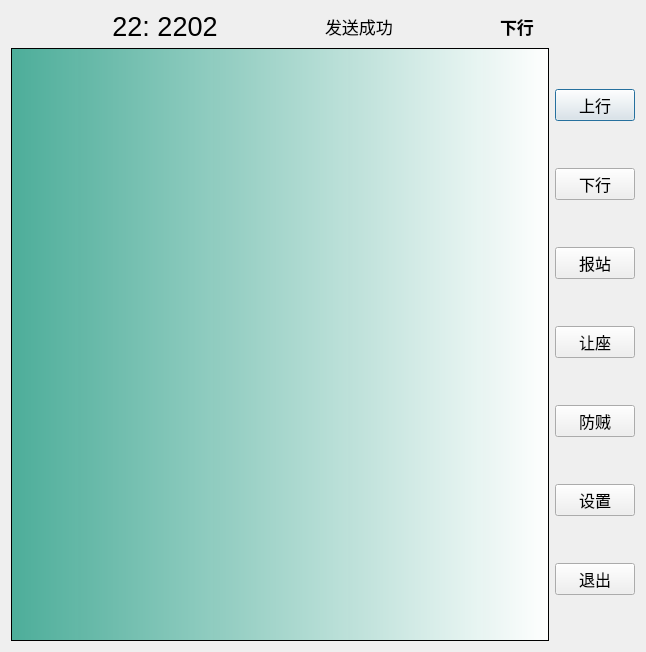
<?xml version="1.0" encoding="UTF-8"?>
<ui version="4.0">
 <class>MyDialog</class>
 <widget class="QDialog" name="MyDialog">
  <property name="geometry">
   <rect>
    <x>0</x>
    <y>0</y>
    <width>646</width>
    <height>652</height>
   </rect>
  </property>
  <property name="windowTitle">
   <string>Dialog</string>
  </property>
  <property name="styleSheet">
   <string notr="true">QDialog{
border-image:url(:/image/back_ground.png);
}
QListWidget
{
	background-color: qlineargradient(spread:pad, x1:0, y1:0, x2:1, y2:0, stop:0 rgba(74, 172, 152, 251), stop:1 rgba(255, 255, 255, 255));
}
QPuchButton
{
	background-color: rgb(170, 255, 255);
	border-style:outset;
	border-width:5px;
	border-radius:10px;
	border-color:rgba(255,255,255,30);
	font:bold 12px;
	color:rgba(0,0,0,100);
	padding:6px;
}
QPushButton:hover
{
	background-color:rgba(100,255,100,100);
	border-color:rgba(255,255,255,200);
	color:rgba(0,0,0,200);
}

QPushButton:pressed
{
	background-color: rgb(155, 206, 164);
	border-style:inset;
	color:rgba(0,0,0,100);
}</string>
  </property>
  <layout class="QVBoxLayout" name="verticalLayout_2">
   <item>
    <layout class="QHBoxLayout" name="horizontalLayout_2">
     <item>
      <spacer name="horizontalSpacer_2">
       <property name="orientation">
        <enum>Qt::Horizontal</enum>
       </property>
       <property name="sizeHint" stdset="0">
        <size>
         <width>58</width>
         <height>20</height>
        </size>
       </property>
      </spacer>
     </item>
     <item>
      <widget class="QLabel" name="label">
       <property name="sizePolicy">
        <sizepolicy hsizetype="Fixed" vsizetype="Fixed">
         <horstretch>0</horstretch>
         <verstretch>0</verstretch>
        </sizepolicy>
       </property>
       <property name="maximumSize">
        <size>
         <width>1677</width>
         <height>1677</height>
        </size>
       </property>
       <property name="font">
        <font>
         <pointsize>20</pointsize>
        </font>
       </property>
       <property name="layoutDirection">
        <enum>Qt::LeftToRight</enum>
       </property>
       <property name="text">
        <string>22: 2202</string>
       </property>
       <property name="alignment">
        <set>Qt::AlignCenter</set>
       </property>
      </widget>
     </item>
     <item>
      <spacer name="horizontalSpacer">
       <property name="orientation">
        <enum>Qt::Horizontal</enum>
       </property>
       <property name="sizeHint" stdset="0">
        <size>
         <width>40</width>
         <height>20</height>
        </size>
       </property>
      </spacer>
     </item>
     <item>
      <widget class="QLabel" name="label_3">
       <property name="font">
        <font>
         <pointsize>13</pointsize>
         <weight>50</weight>
         <bold>false</bold>
        </font>
       </property>
       <property name="text">
        <string>发送成功</string>
       </property>
      </widget>
     </item>
     <item>
      <spacer name="horizontalSpacer_4">
       <property name="orientation">
        <enum>Qt::Horizontal</enum>
       </property>
       <property name="sizeHint" stdset="0">
        <size>
         <width>40</width>
         <height>20</height>
        </size>
       </property>
      </spacer>
     </item>
     <item>
      <widget class="QLabel" name="label_2">
       <property name="font">
        <font>
         <pointsize>13</pointsize>
         <weight>75</weight>
         <italic>false</italic>
         <bold>true</bold>
         <underline>false</underline>
         <strikeout>false</strikeout>
        </font>
       </property>
       <property name="text">
        <string>下行</string>
       </property>
      </widget>
     </item>
     <item>
      <spacer name="horizontalSpacer_3">
       <property name="orientation">
        <enum>Qt::Horizontal</enum>
       </property>
       <property name="sizeHint" stdset="0">
        <size>
         <width>28</width>
         <height>20</height>
        </size>
       </property>
      </spacer>
     </item>
    </layout>
   </item>
   <item>
    <layout class="QHBoxLayout" name="horizontalLayout">
     <item>
      <widget class="QListWidget" name="listWidget"/>
     </item>
     <item>
      <layout class="QVBoxLayout" name="verticalLayout">
       <item>
        <widget class="QPushButton" name="pushButton_5">
         <property name="font">
          <font>
           <pointsize>12</pointsize>
          </font>
         </property>
         <property name="text">
          <string>上行</string>
         </property>
        </widget>
       </item>
       <item>
        <widget class="QPushButton" name="pushButton_8">
         <property name="font">
          <font>
           <pointsize>12</pointsize>
          </font>
         </property>
         <property name="text">
          <string>下行</string>
         </property>
        </widget>
       </item>
       <item>
        <widget class="QPushButton" name="pushButton_4">
         <property name="font">
          <font>
           <pointsize>12</pointsize>
          </font>
         </property>
         <property name="text">
          <string>报站</string>
         </property>
        </widget>
       </item>
       <item>
        <widget class="QPushButton" name="pushButton_6">
         <property name="font">
          <font>
           <pointsize>12</pointsize>
          </font>
         </property>
         <property name="text">
          <string>让座</string>
         </property>
        </widget>
       </item>
       <item>
        <widget class="QPushButton" name="pushButton_7">
         <property name="font">
          <font>
           <pointsize>12</pointsize>
          </font>
         </property>
         <property name="text">
          <string>防贼</string>
         </property>
        </widget>
       </item>
       <item>
        <widget class="QPushButton" name="pushButton">
         <property name="font">
          <font>
           <pointsize>12</pointsize>
          </font>
         </property>
         <property name="text">
          <string>设置</string>
         </property>
        </widget>
       </item>
       <item>
        <widget class="QPushButton" name="exit_button">
         <property name="font">
          <font>
           <pointsize>12</pointsize>
          </font>
         </property>
         <property name="text">
          <string>退出</string>
         </property>
        </widget>
       </item>
      </layout>
     </item>
    </layout>
   </item>
  </layout>
 </widget>
 <resources/>
 <connections>
  <connection>
   <sender>exit_button</sender>
   <signal>clicked()</signal>
   <receiver>MyDialog</receiver>
   <slot>close()</slot>
   <hints>
    <hint type="sourcelabel">
     <x>407</x>
     <y>492</y>
    </hint>
    <hint type="destinationlabel">
     <x>255</x>
     <y>134</y>
    </hint>
   </hints>
  </connection>
 </connections>
</ui>
